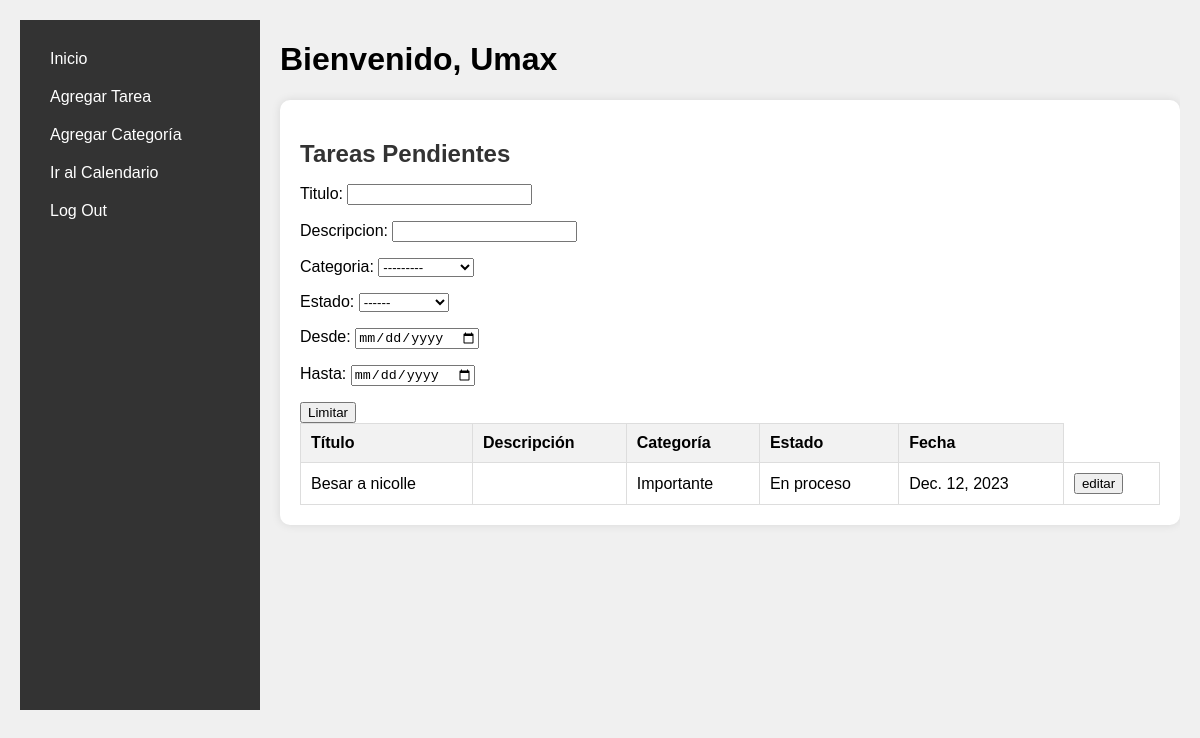
Before: / (signed in) with the older database file.
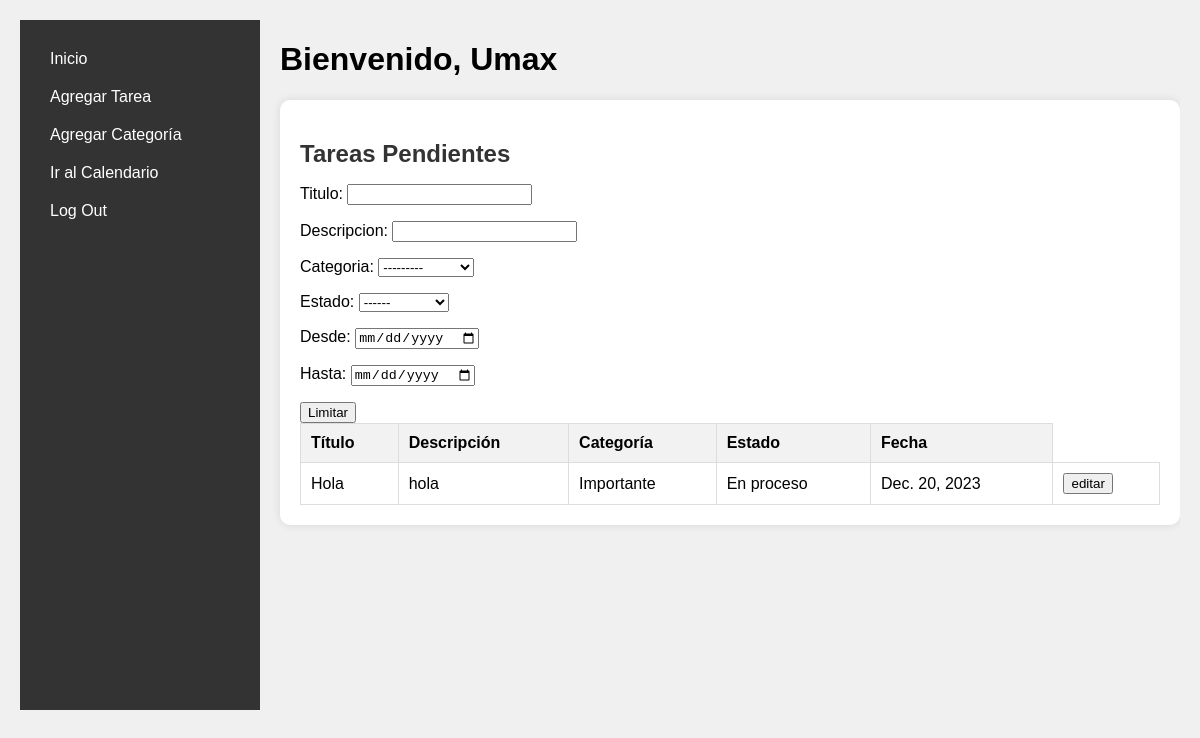
After: the same page with the newer database file.
### Task/models.py (models this page shows, shortened)
class Task(models.Model):
    user = models.ForeignKey(User,on_delete=models.CASCADE,default=1)
    taskName = models.CharField(default='Tarea', max_length=100)
    category = models.ForeignKey(Category, on_delete=models.CASCADE, default=1)
    taskDescription = models.TextField(default="")
    color = ColorField(default='#FFFFFF')
    class state(models.IntegerChoices):
        TODO = 0, _('Por hacer')
        IN_PROG = 1, _('En proceso')
        CANCELED = 2, _('Cancelada')
        FINISHED = 3, _('Finalizada')
    taskState = models.IntegerField(default=state.TODO, choices=state.choices)
    class period(models.IntegerChoices):
        NON_PERIODIC = 0, _('No periodico')
        DAILY = 1, _('Diario')
        WEEKLY = 2, _('Semanal')
        MONTHLY = 3, _('Mensual')
        ANNUALLY = 4, _('Anual')
    periodicity = models.IntegerField(default=period.NON_PERIODIC, choices=period.choices)
    dueDate = models.DateField(default=datetime.today, blank=False)
    dueTime = models.TimeField(default='00:00', blank=True)

class Category(models.Model):
    user = models.ForeignKey(User,on_delete=models.CASCADE,default=1)
    name = models.CharField(max_length=100, blank=False)
    description = models.TextField()
    def __str__(self):
        return self.name

### Task/views/home.py (the view)
# urls.py: 2. Add a URL to urlpatterns:  path('', views.home, name='home')
@login_required
def home(request):
    user = request.user
    tasks = Task.objects.filter(user = request.user)
    print(tasks.first().taskState)
    return render(request, './home.html', {
        'user': user,
        'tasks': tasks,
        'filter': forms.basicFilters
    })

### Task/templatetags/descState.py (called while the page is built)
@register.filter(name='descState')
def descState(n):
    state = ''
    match n:
        case 0:
            state = 'Por hacer'
        case 1:
            state = 'En proceso'
        case 2:
            state = 'Cancelada'
        case 3:
            state = 'Finalizada'
    return state

### Task/templates/home.html (shortened to what this page needs)
<!DOCTYPE html>
{% load static %}
{% load descState %}
<html lang="en">
<head>
    {% block style %}
        <link rel="stylesheet" href="{% static 'css/home.css' %}">
    {% endblock style %}
</head>
<body>
<div class="container">
    <nav class="sidebar">
        <ul>
            <li><a href="/" class="active">Inicio</a></li>
            <li><a href="/createTasks/" class="add-task">Agregar Tarea</a></li>
            <li><a href="/createCategory/" class="add-category">Agregar Categoría</a></li>
            <li><a href="/calendar/" class="calendar">Ir al Calendario</a></li>
            <li><a href="/logout" class="logout">Log Out</a></li>
        </ul>
    </nav>
    <div class="content" method = "POST">
        {% block content %}
            <div class="header">
                <h1>Bienvenido, {{ user.username }} </h1>
            </div>
            <div class="tasks-table">
                <h2>Tareas Pendientes</h2>
                <p>Titulo: <input type="text" id="idS" onkeyup="nameSearch()"></p>
                <p>Descripcion: <input type="text" id="idSd" onkeyup="descSearch()"></p>
                {{filter.as_p}}
                <input onclick = 'dates()' type='button' value='Limitar'>
                <table id="tTable">
                    <thead>
                        <tr>
                            <th>Título</th>
                            <th>Descripción</th>
                            <th>Categoría</th>
                            <th>Estado</th>
                            <th>Fecha</th>
                        </tr>
                    </thead>
                    <tbody>
                        {% for task in tasks %}
                            <tr>
                                <td>{{ task.taskName }}</td>
                                <td>{{ task.taskDescription }}</td>
                                <td>{{ task.category }}</td>
                                <td>{{ task.taskState | descState }}</td>
                                <td>{{ task.dueDate }}</td>
                                <td>
                                    <a href="{% url 'editTask' task.id %}">
                                        <button type="button">
                                            editar
                                        </button>
                                </td>
                            </tr>
                        {% endfor %}
                    </tbody>
                </table>
            </div>
        {% endblock content %}
    </div>
</div>
</body>
</html>

Changed rows visible on the page:
no longer on this page (row edited): Task: taskName "Besar a nicolle", category "Importante", taskState|descState "En proceso", dueDate "Dec. 12, 2023"
added Task: taskName "Hola", taskDescription "hola", category "Importante", taskState|descState "En proceso", dueDate "Dec. 20, 2023"
